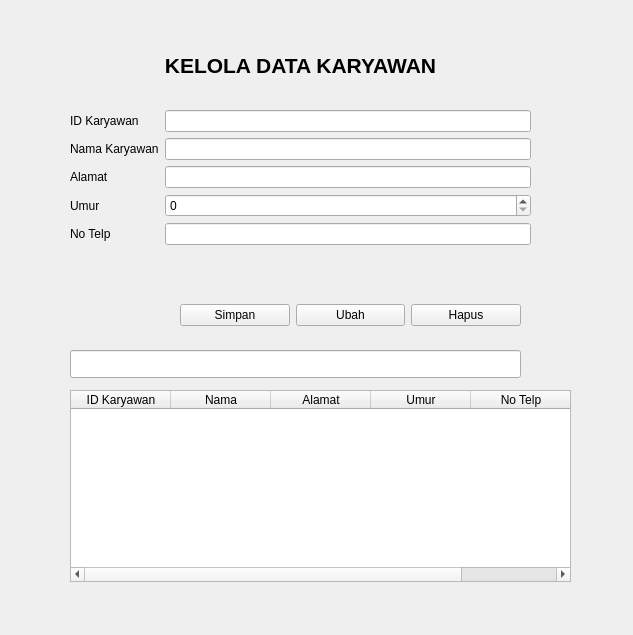
<?xml version="1.0" encoding="UTF-8"?>
<ui version="4.0">
 <class>Form</class>
 <widget class="QWidget" name="Form">
  <property name="geometry">
   <rect>
    <x>0</x>
    <y>0</y>
    <width>633</width>
    <height>635</height>
   </rect>
  </property>
  <property name="windowTitle">
   <string>Form</string>
  </property>
  <widget class="QLabel" name="label">
   <property name="geometry">
    <rect>
     <x>70</x>
     <y>50</y>
     <width>461</width>
     <height>31</height>
    </rect>
   </property>
   <property name="font">
    <font>
     <pointsize>16</pointsize>
     <bold>true</bold>
    </font>
   </property>
   <property name="text">
    <string>KELOLA DATA KARYAWAN</string>
   </property>
   <property name="alignment">
    <set>Qt::AlignmentFlag::AlignCenter</set>
   </property>
  </widget>
  <widget class="QWidget" name="formLayoutWidget">
   <property name="geometry">
    <rect>
     <x>70</x>
     <y>110</y>
     <width>461</width>
     <height>171</height>
    </rect>
   </property>
   <layout class="QFormLayout" name="formLayout">
    <item row="0" column="0">
     <widget class="QLabel" name="iDKaryawanLabel">
      <property name="text">
       <string>ID Karyawan</string>
      </property>
     </widget>
    </item>
    <item row="0" column="1">
     <widget class="QLineEdit" name="editID"/>
    </item>
    <item row="1" column="0">
     <widget class="QLabel" name="namaKaryawanLabel">
      <property name="text">
       <string>Nama Karyawan</string>
      </property>
     </widget>
    </item>
    <item row="1" column="1">
     <widget class="QLineEdit" name="editNama"/>
    </item>
    <item row="2" column="0">
     <widget class="QLabel" name="alamatLabel">
      <property name="text">
       <string>Alamat</string>
      </property>
     </widget>
    </item>
    <item row="2" column="1">
     <widget class="QLineEdit" name="editAlamat"/>
    </item>
    <item row="3" column="0">
     <widget class="QLabel" name="umurLabel">
      <property name="text">
       <string>Umur</string>
      </property>
     </widget>
    </item>
    <item row="3" column="1">
     <widget class="QSpinBox" name="sbUmur"/>
    </item>
    <item row="4" column="0">
     <widget class="QLabel" name="noTelpLabel">
      <property name="text">
       <string>No Telp</string>
      </property>
     </widget>
    </item>
    <item row="4" column="1">
     <widget class="QLineEdit" name="editTelp"/>
    </item>
   </layout>
  </widget>
  <widget class="QLineEdit" name="lineCari">
   <property name="geometry">
    <rect>
     <x>70</x>
     <y>350</y>
     <width>451</width>
     <height>28</height>
    </rect>
   </property>
  </widget>
  <widget class="QWidget" name="horizontalLayoutWidget">
   <property name="geometry">
    <rect>
     <x>180</x>
     <y>300</y>
     <width>341</width>
     <height>31</height>
    </rect>
   </property>
   <layout class="QHBoxLayout" name="horizontalLayout">
    <item>
     <widget class="QPushButton" name="btnSimpan">
      <property name="text">
       <string>Simpan</string>
      </property>
     </widget>
    </item>
    <item>
     <widget class="QPushButton" name="btnUbah">
      <property name="text">
       <string>Ubah</string>
      </property>
     </widget>
    </item>
    <item>
     <widget class="QPushButton" name="btnHapus">
      <property name="text">
       <string>Hapus</string>
      </property>
     </widget>
    </item>
   </layout>
  </widget>
  <widget class="QTableWidget" name="tblKaryawan">
   <property name="geometry">
    <rect>
     <x>70</x>
     <y>390</y>
     <width>501</width>
     <height>192</height>
    </rect>
   </property>
   <column>
    <property name="text">
     <string>ID Karyawan</string>
    </property>
   </column>
   <column>
    <property name="text">
     <string>Nama</string>
    </property>
   </column>
   <column>
    <property name="text">
     <string>Alamat</string>
    </property>
   </column>
   <column>
    <property name="text">
     <string>Umur</string>
    </property>
   </column>
   <column>
    <property name="text">
     <string>No Telp</string>
    </property>
   </column>
  </widget>
 </widget>
 <resources/>
 <connections/>
</ui>
